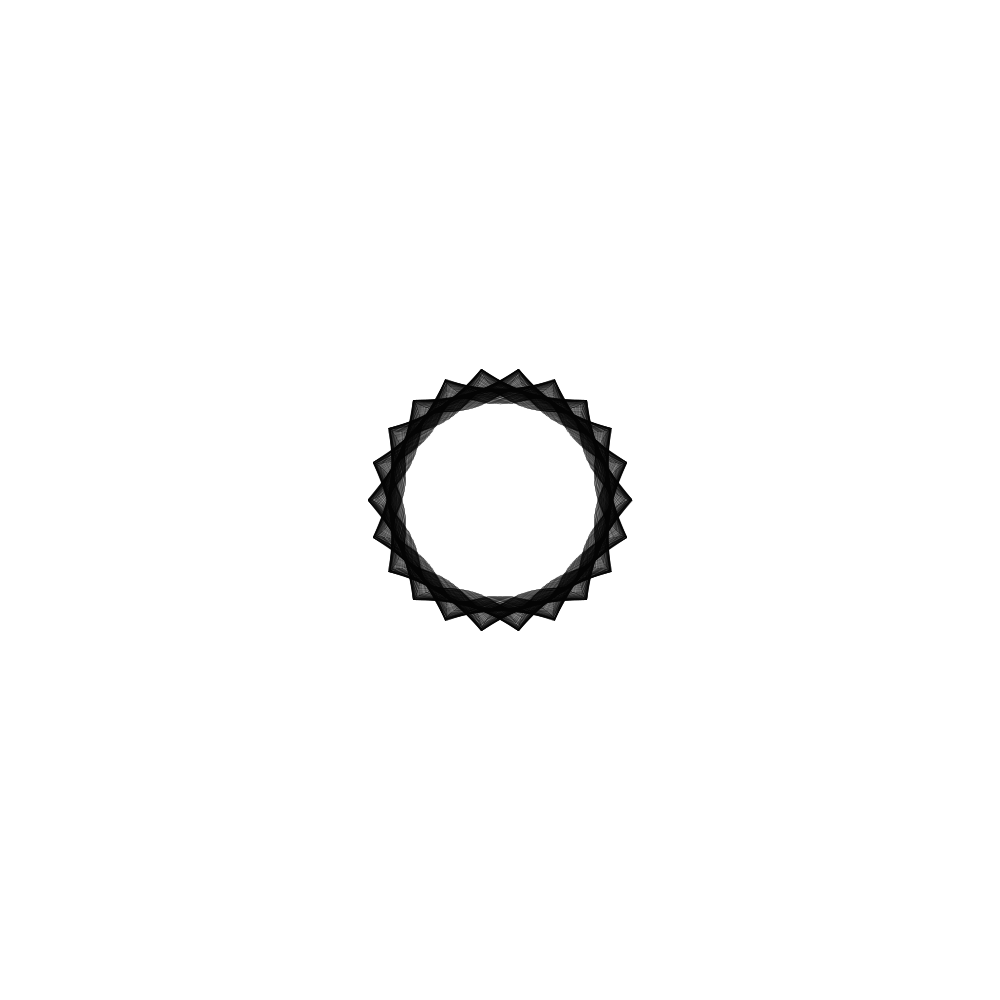
Frame 1 (no input)
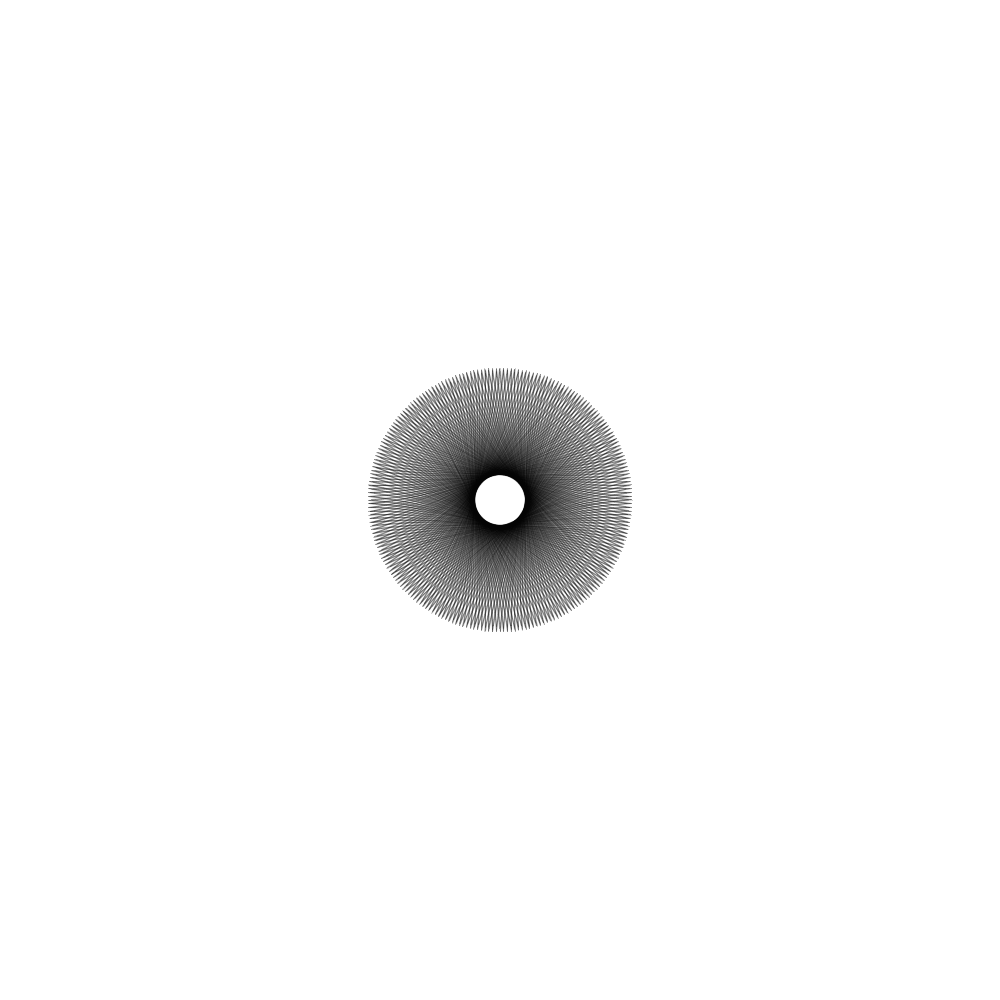
Frame 60 (the mouse pressed at the canvas centre just before this capture)
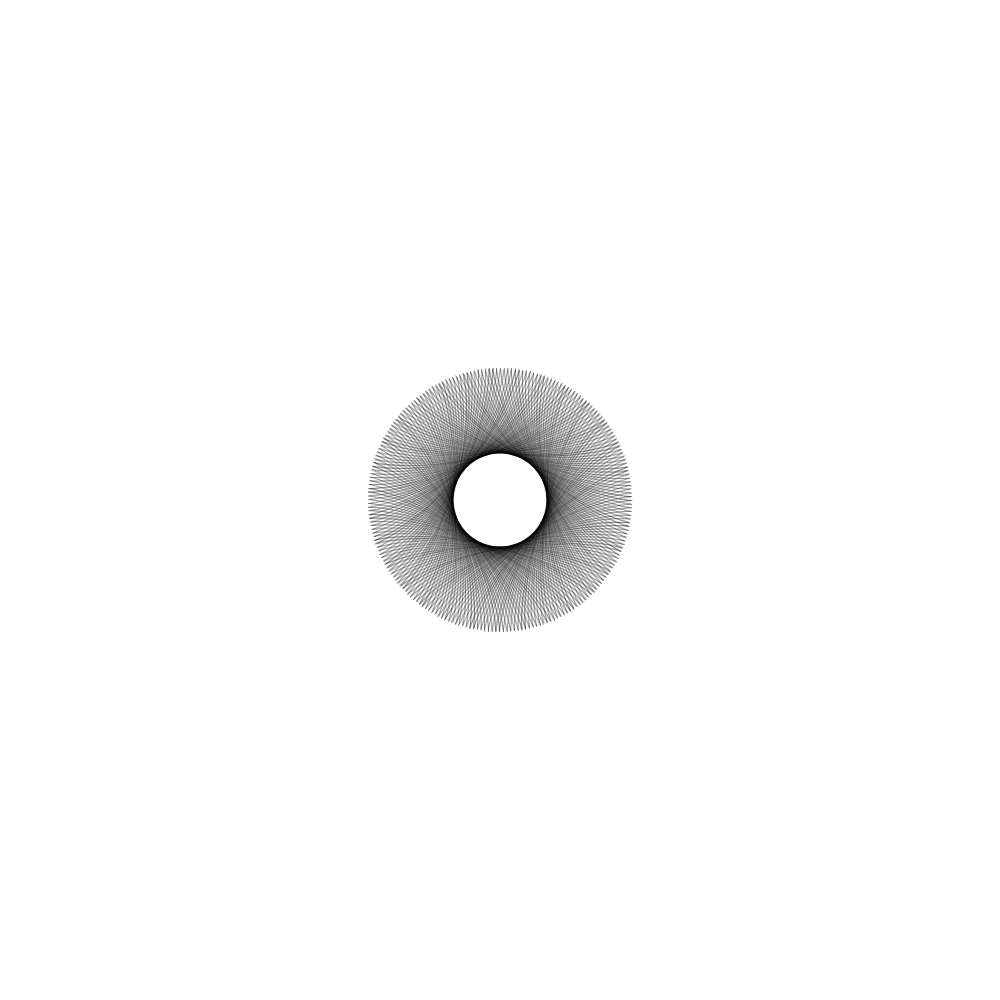
Frame 120 (the mouse held since frame 60 and released just before this capture)

The Processing sketch that drew these frames (run headless with seeded random() and noise(); from frame 60 on, the mouse is pressed at the canvas centre):

// Processing sketch: ParameterCut
// ── ParameterCut.pde

float a, b, x, y, x0, y0; 
float scale_x, scale_y; 
float ina = 0; 
float i = 0; 

void setup() 
{
  a = 22;
  b = 3;
  scale_x = 6; 
  scale_y = 6; 
  x0 = scale_x*((a-b)*cos(ina)+b*cos(ina*((a/b)-1)))+(width/2);  
  y0 = scale_y*((a-b)*sin(ina)-b*sin(ina*((a/b)-1)))+(height/2);  
  size(1000,1000); 
}


void draw() 
{
  background(255,255,255); 
  stroke(1,1,1,30); 
  drawShape(); 
  /*
  x =  scale_x*((a-b)*cos(ina)+b*cos(ina*((a/b)-1)))+(width/2); 
  y =  scale_y*((a-b)*sin(ina)-b*sin(ina*((a/b)-1)))+(height/2); 
  line(x0,y0, x,y); 
  //point((5*x)+(width/2),(5*y)+(height/2)); 
 
  x0 = x; 
  y0 = y;
  ina=ina+1;
  */
} 

void drawShape() 
{
  x0 = scale_x*((a-b)*cos(i)+b*cos(i*((a/b)-1)))+(width/2);  
  y0 = scale_y*((a-b)*sin(i)-b*sin(i*((a/b)-1)))+(height/2);  
  while(i < 4000) 
  {
    x =  scale_x*((a-b)*cos(i)+b*cos(i*((a/b)-1)))+(width/2); 
    y =  scale_y*((a-b)*sin(i)-b*sin(i*((a/b)-1)))+(height/2); 
    line(x0,y0, x,y); 
    x0 = x;
    y0 = y; 
    i=i+0.5;  
  }
  b=b+0.1; 
  i = 0; 
  save(i+".jpg"); 
} 
